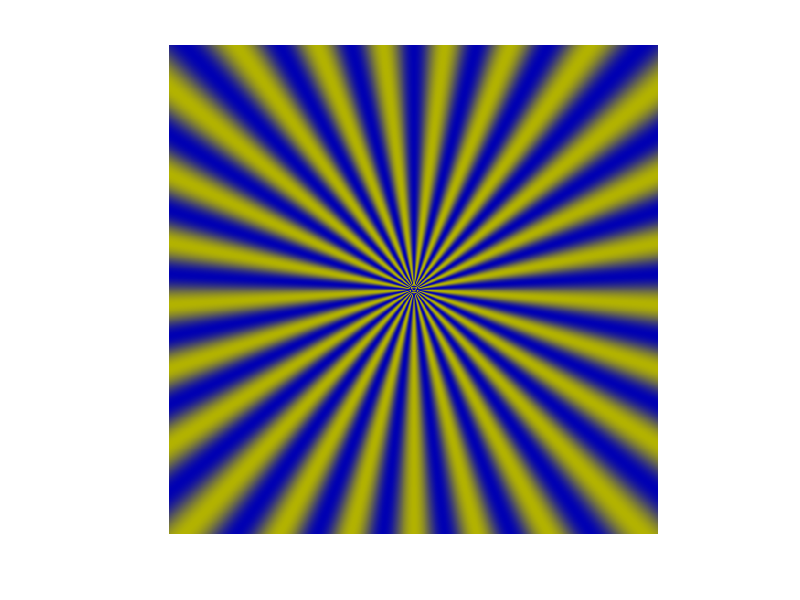

Reproduce this figure in MATLAB.
%% script creates a spoke or zoneplate target
% parameters
numRays = 25;
targetSize = 1024;
zoneScale = 1024;
target = 'spoke';

% define two RGB colors
color1 = [1, 1, 0]*0.7;
color2 = [0, 0, 1]*0.7;

image = zeros(targetSize, targetSize, 3);
c = targetSize / 2 + 0.5;


for i = 1:targetSize
    for j = 1:targetSize
        x = i - c;
        y = j - c;

        if strcmp(target, 'spoke')
            % calculate angle 
            phi = atan2(y, x);

            % fit numRays cosine waves into the 2*pi rad
            interpVal = 0.5 * cos(numRays*phi) + 0.5;
        end
        if strcmp(target, 'zoneplate')
            % calculate distance to center
            r = sqrt(x.^2 + y.^2);

            % get opacity value of Zoneplate
            interpVal = 0.5 * cos(zoneScale / targetSize.^2 * r.^2) + 0.5;
        end

        color = interpVal * color1 + (1-interpVal) * color2;

        image(i, j, :) = color;
    end
end


%% show
%imshow(imgaussfilt(image, 20));
figure();
imshow(image);